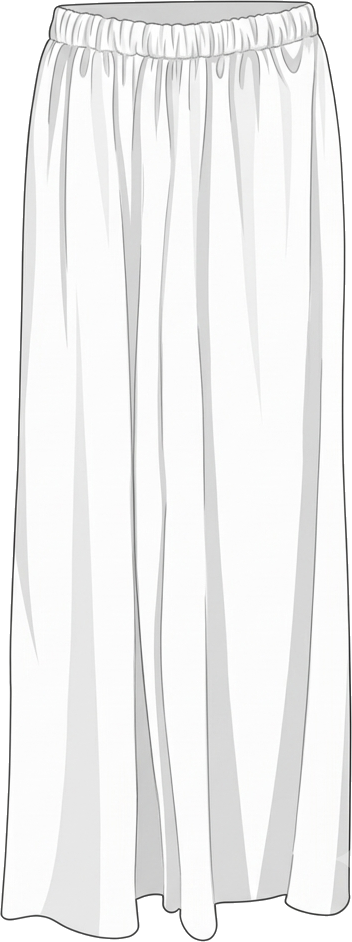
#> input picture reports/p3a/extracted/F_COMMON_BOTTOM_quan_lua_trang.png, 352 x 942 px, found by its file name
$ python run_master_female_pants_update.py
#> lines starting #> are read from the running program, lines starting #| are printed output that depends on the picture
import sys
sys.stdout.reconfigure(encoding='utf-8')
from pathlib import Path
import shutil
from PIL import Image, ImageDraw, ImageFont
import numpy as np
from scipy.interpolate import PchipInterpolator
from scipy.ndimage import map_coordinates

ROOT = Path('.')
PROTO = ROOT / 'reports/p3a-prototype-B'
FEMALE_LAYERS = PROTO / 'female_layers_final'
ARTIFACTS_DIR = Path(r'C:\Users\Admin\.gemini\antigravity\brain\81e2d9d9-3534-437e-acac-d0e98bf9b1ea')

# 1. LOAD AND PREPARE ASSETS
raw_f = Image.open('reports/p3a/extracted/F_COMMON_BOTTOM_quan_lua_trang.png').convert('RGBA')
#> raw_f is the input picture: PIL image 352x942 RGBA; mean R, G, B, A 239.7, 239.8, 239.6, 230.7
arr_f = np.array(raw_f).astype(float)
H_f, W_f = arr_f.shape[:2]
#> H_f = 942; W_f = 352

for x in range(0, W_f):
    if x < 45 or x > 325:
        arr_f[:50, x, 3] = 0
    else:
        dx = (x - 185.0) / 140.0
        rim_y = int(round(25.0 - 18.0 * (dx ** 2)))
        arr_f[:max(0, rim_y), x, 3] = 0
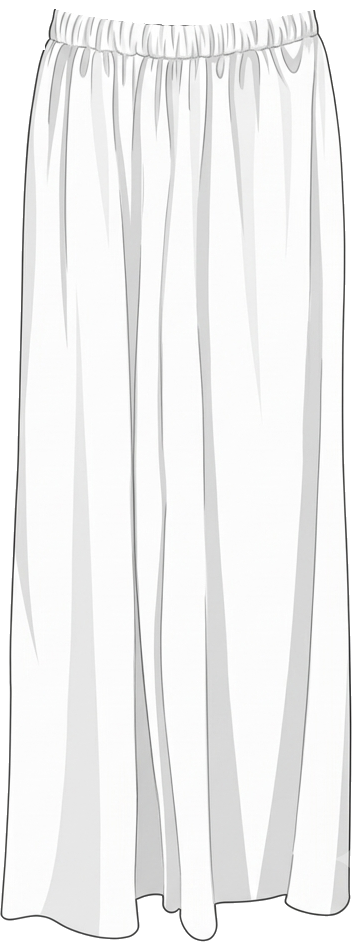
#> arr_f: shape (942, 352, 4) float64; mean R, G, B, A 239.7, 239.8, 239.6, 227; transparent parts drawn white

#> (the run stopped early here; a loop or call above may not have finished)

$ run again, with reports/p3a/extracted/F_COMMON_HEAD_tram_cai.png copied over reports/p3a/extracted/F_COMMON_BOTTOM_quan_lua_trang.png
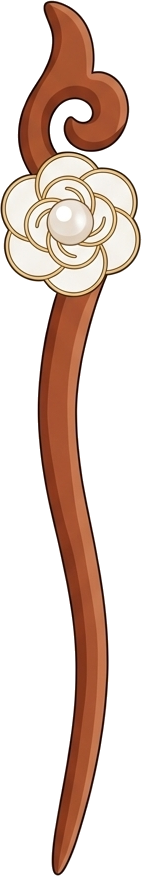
#> input picture reports/p3a/extracted/F_COMMON_HEAD_tram_cai.png, 142 x 876 px, found by its file name
#> raw_f is the input picture: PIL image 142x876 RGBA; mean R, G, B, A 224.4, 205.1, 195.5, 95.2
#> after the loop `for x in range(0, W_f):`:
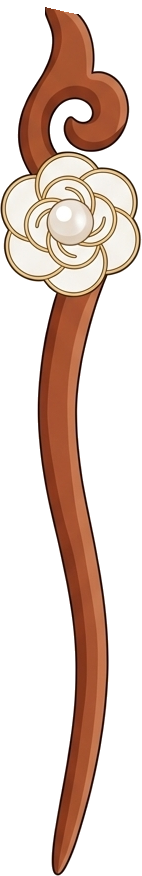
#> arr_f: shape (876, 142, 4) float64; mean R, G, B, A 224.4, 205.1, 195.5, 94.7; transparent parts drawn white
